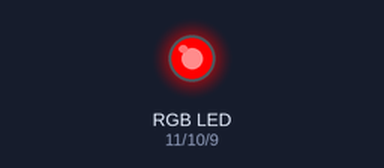
Bench run of a sketch on a simulated Arduino Uno, built with avr-gcc and run on an emulated ATmega328P. On the bench: an RGB LED mixed from three pins (HIGH = lit).

Above: at 2.5 s.
At 7.5 s:
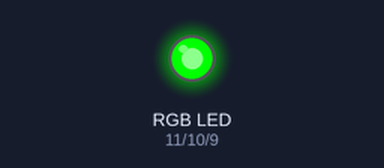
At 11.0 s:
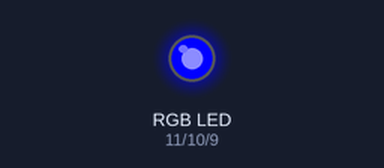
Timing chart, 0 to 15.6 s (numbered marks = the images above):
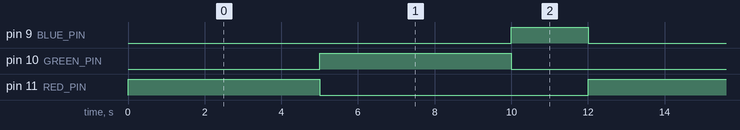

The sketch:

Q07_Traffic_Signal_Status_Indicator.ino
```cpp
/*
  Q7 - Traffic Signal Status Indicator

  Problem:
    An RGB LED shows traffic signal status: RED for STOP, GREEN for GO
    and BLUE for WAIT/CAUTION, each for a specified duration, repeating.

  Components:
    - Arduino UNO R3
    - 1 x RGB LED (common cathode)
    - 3 x 220 ohm resistor (one per colour leg)

  Pin mapping:
    D11 -> 220 ohm -> Red leg
    D10 -> 220 ohm -> Green leg
    D9  -> 220 ohm -> Blue leg
    Cathode -> GND

  Expected behaviour:
    RED 5 s -> GREEN 5 s -> BLUE 2 s -> repeat.

  Assumptions:
    The question says "a specified duration" without giving values;
    5 s / 5 s / 2 s are our assumption and are editable below.
    Common-cathode RGB LED, so HIGH = colour on.
*/

const int RED_PIN   = 11;
const int GREEN_PIN = 10;
const int BLUE_PIN  = 9;

const unsigned long STOP_TIME_MS = 5000;   // RED
const unsigned long GO_TIME_MS   = 5000;   // GREEN
const unsigned long WAIT_TIME_MS = 2000;   // BLUE

void setColour(int red, int green, int blue) {
  digitalWrite(RED_PIN, red);
  digitalWrite(GREEN_PIN, green);
  digitalWrite(BLUE_PIN, blue);
}

void setup() {
  pinMode(RED_PIN, OUTPUT);
  pinMode(GREEN_PIN, OUTPUT);
  pinMode(BLUE_PIN, OUTPUT);
}

void loop() {
  setColour(HIGH, LOW, LOW);    // STOP
  delay(STOP_TIME_MS);

  setColour(LOW, HIGH, LOW);    // GO
  delay(GO_TIME_MS);

  setColour(LOW, LOW, HIGH);    // WAIT / CAUTION
  delay(WAIT_TIME_MS);
}
```

Measured:
- by itself, pin 9 (BLUE_PIN): alternates HIGH for 2.0 s and LOW for 10.0 s
- by itself, pin 10 (GREEN_PIN), pin 11 (RED_PIN): alternates HIGH for 5.0 s and LOW for 7.0 s
- by itself, everything shown: repeats every 12.0 s, in 3 steps
